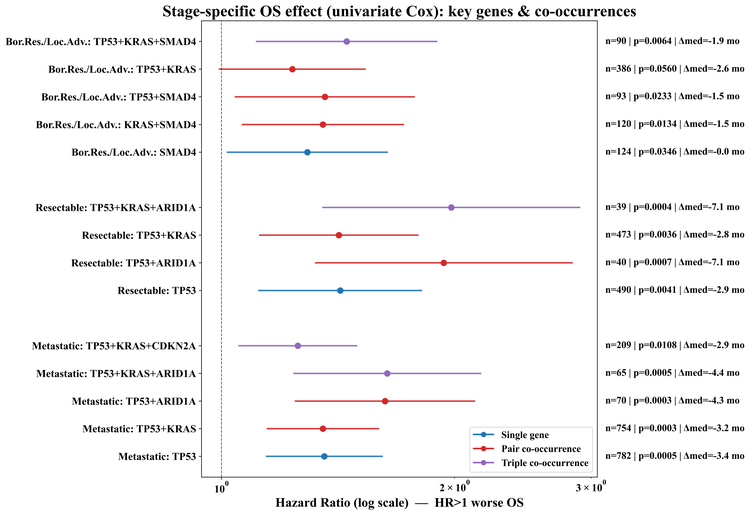
#> input picture analysis/tumor/Stage_OS_Effect_ForestPlot.png, 750 x 515 px, shrunk from 4790 x 3292 before the run
$ python compose_stage_manuscript_figures.py
#> lines starting #> are read from the running program, lines starting #| are printed output that depends on the picture
#!/usr/bin/env python3
"""
Build composite PNGs used by NewManuscript.docx from upstream single-panel exports.

- Figure 3: Stage_OS_Effect_ForestPlot + Stage_ModelA_ModelB_ForestPlot (vertical stack)
- Figure 7: Panel A (top) + Panel B (bottom), native stack then **uniform** downscale to max width for Word (preserves aspect ratio).

Run after the respective generator scripts have written the source PNGs.
"""

from __future__ import annotations

import sys
from pathlib import Path

from PIL import Image, ImageDraw, ImageFont


def _scale_to_width(im: Image.Image, target_w: int) -> Image.Image:
    if im.width == target_w:
        return im
    h = max(1, int(round(im.height * target_w / im.width)))
    return im.resize((target_w, h), Image.Resampling.LANCZOS)


def _hstack_centered(left: Path, right: Path, out: Path, gap: int = 28, bg: tuple[int, int, int] = (255, 255, 255)) -> None:
    """Place two PNGs side by side at native resolution; vertically center the shorter panel."""
    im1 = Image.open(left).convert("RGBA")
    im2 = Image.open(right).convert("RGBA")
    h = max(im1.height, im2.height)
    w = im1.width + gap + im2.width
    canvas = Image.new("RGB", (w, h), bg)
    y1 = (h - im1.height) // 2
    y2 = (h - im2.height) // 2
    canvas.paste(im1.convert("RGB"), (0, y1))
    canvas.paste(im2.convert("RGB"), (im1.width + gap, y2))
    out.parent.mkdir(parents=True, exist_ok=True)
    canvas.save(out, dpi=(350, 350))


def _vstack_same_width(top: Path, bottom: Path, out: Path, gap: int = 24) -> None:
#> called with gap = 24
    im1 = Image.open(top).convert("RGBA")
#> im1 is the input picture: PIL image 750x515 RGBA; mean R, G, B, A 245.1, 244.2, 244.6, 255
    im2 = Image.open(bottom).convert("RGBA")
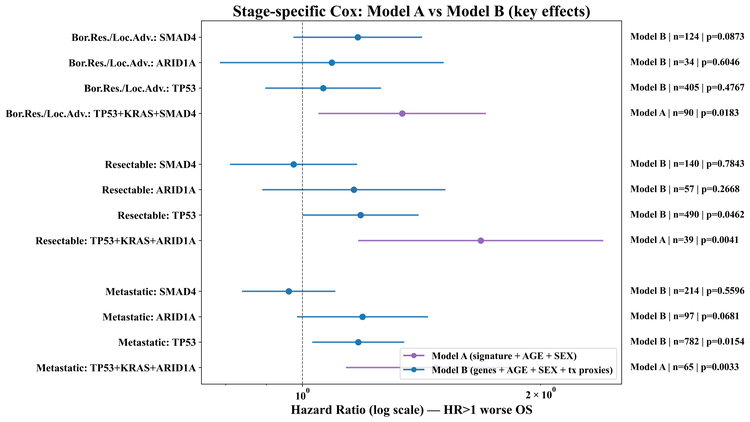
#> input picture analysis/tumor/Stage_ModelA_ModelB_ForestPlot.png, 750 x 422 px, shrunk from 4792 x 2696 before the run
#> im2 is the input picture: PIL image 750x422 RGBA; mean R, G, B, A 244.6, 245, 245.6, 255
    w = max(im1.width, im2.width)
#> w = 750
    a = _scale_to_width(im1, w)
    b = _scale_to_width(im2, w)
    h = a.height + gap + b.height
#> h = 961
    canvas = Image.new("RGB", (w, h), (255, 255, 255))
#> canvas: PIL image 750x961 RGB; every value is 255
    canvas.paste(a.convert("RGB"), (0, 0))
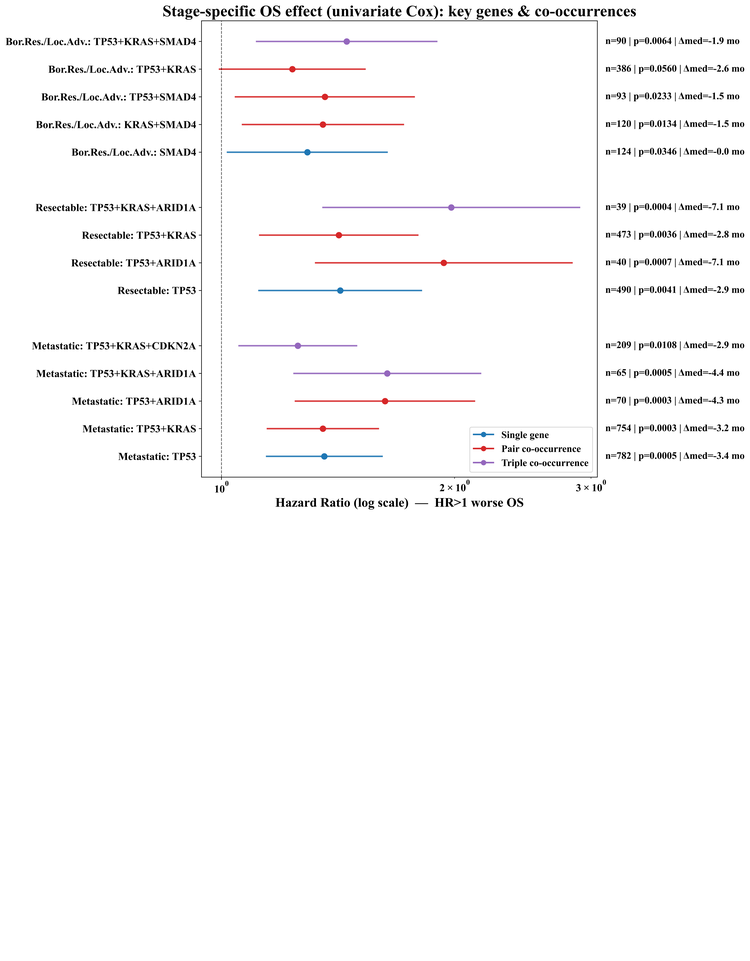
#> canvas: PIL image 750x961 RGB; mean R, G, B 249.7, 249.2, 249.4
    canvas.paste(b.convert("RGB"), (0, a.height + gap))
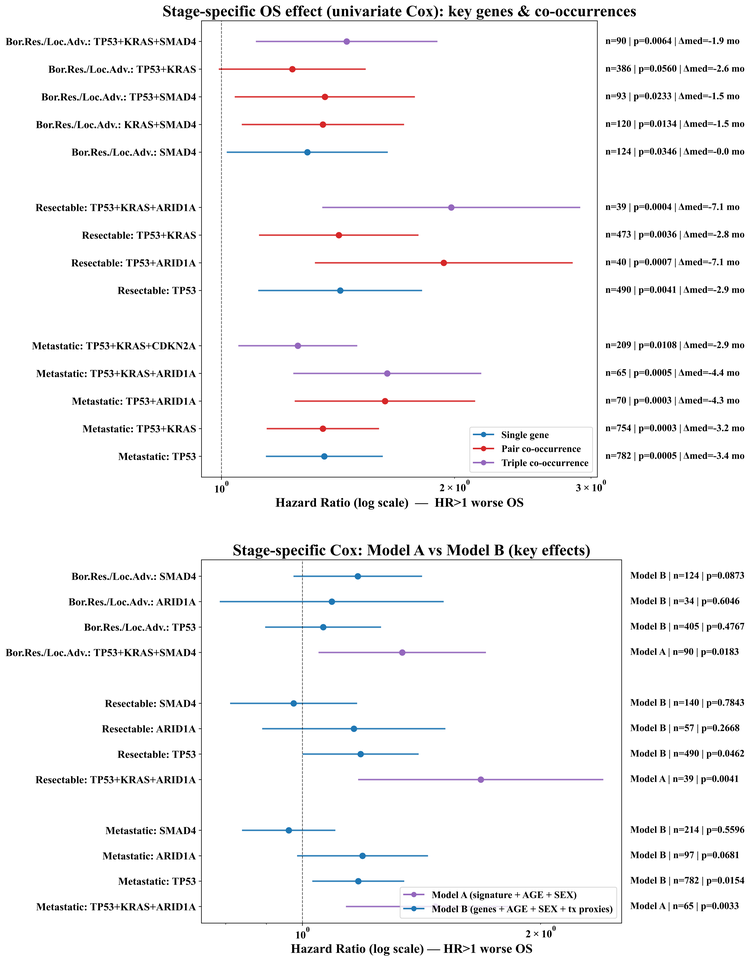
#> canvas: PIL image 750x961 RGB; mean R, G, B 245.1, 244.8, 245.3
    out.parent.mkdir(parents=True, exist_ok=True)
    canvas.save(out, dpi=(350, 350))


def compose_figure3(tumor_dir: Path) -> None:
    top = tumor_dir / "Stage_OS_Effect_ForestPlot.png"
    bot = tumor_dir / "Stage_ModelA_ModelB_ForestPlot.png"
    out = tumor_dir / "Stage_Figure2_AB_ForestPlots_VSTACK.png"
    if not top.is_file() or not bot.is_file():
        print(f"⚠️  Skip Figure 3 composite (missing {top.name} or {bot.name})")
        return
    _vstack_same_width(top, bot, out)
    print(f"✅ Wrote {out.name}")


def _panel_letter_font(size: int):
    """Bold-ish sans font for A/B panel tags; fall back to default bitmap font."""
    paths: list[tuple[str, int | None]] = [
        ("/System/Library/Fonts/Supplemental/Arial Bold.ttf", None),
        ("/System/Library/Fonts/Helvetica.ttc", 1),
        ("/usr/share/fonts/truetype/dejavu/DejaVuSans-Bold.ttf", None),
    ]
    for path, idx in paths:
        try:
            if idx is not None:
                return ImageFont.truetype(path, size, index=idx)
            return ImageFont.truetype(path, size)
        except OSError:
            continue
    return ImageFont.load_default()


# Max width for Figure 7 composite export: very wide matplotlib PNGs (~4800px) distort in Word when
# squeezed to ~6.8in; uniform downscale keeps aspect ratio and restores legible text.
FIG7_EXPORT_MAX_WIDTH_PX = 2000


def _vstack_figure7_ab_labels(top: Path, bottom: Path, out: Path, gap: int = 24) -> None:
    """Panel A on top, Panel B below; native paste + horizontal center; uniform export resize for Word."""
#> called with gap = 24
    a = Image.open(top).convert("RGBA")
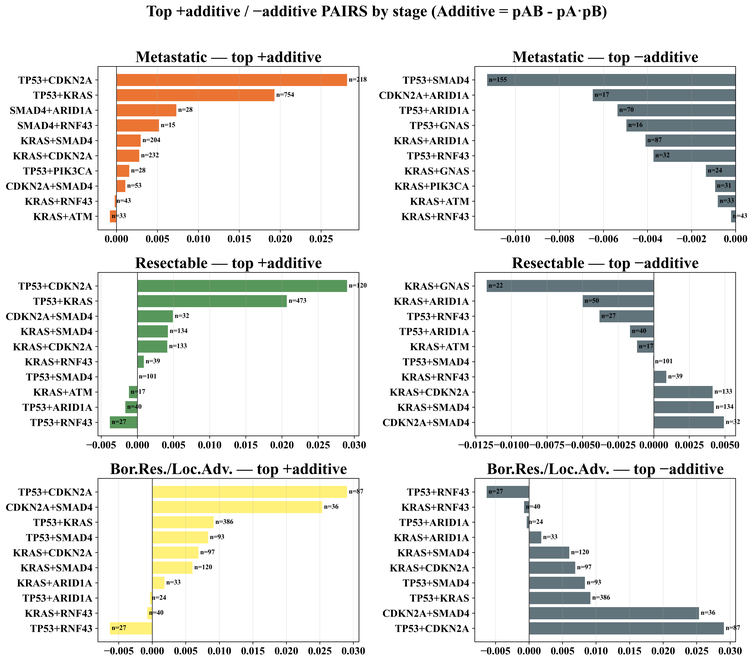
#> input picture analysis/tumor/Stage_Pair_Additive_TopBars.png, 753 x 662 px, shrunk from 4812 x 4233 before the run
#> a is the input picture: PIL image 753x662 RGBA; mean R, G, B, A 231.4, 231.2, 228.2, 255
    b = Image.open(bottom).convert("RGBA")
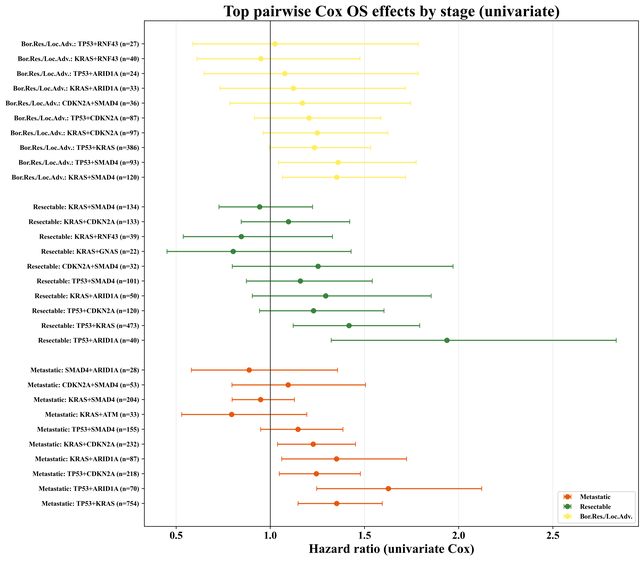
#> input picture analysis/tumor/Stage_Cox_Pairs_TopForest.png, 644 x 561 px, shrunk from 4113 x 3586 before the run
#> b is the input picture: PIL image 644x561 RGBA; mean R, G, B, A 247, 246.8, 245.2, 255
    w0 = max(a.width, b.width)
#> w0 = 753
    h0 = a.height + gap + b.height
#> h0 = 1247
    xa0 = (w0 - a.width) // 2
#> xa0 = 0
    xb0 = (w0 - b.width) // 2
#> xb0 = 54
    ya0, yb0 = 0, a.height + gap
#> ya0 = 0; yb0 = 686

    canvas = Image.new("RGBA", (w0, h0), (255, 255, 255, 255))
#> canvas: PIL image 753x1247 RGBA; every value is 255
    canvas.paste(a, (xa0, ya0))
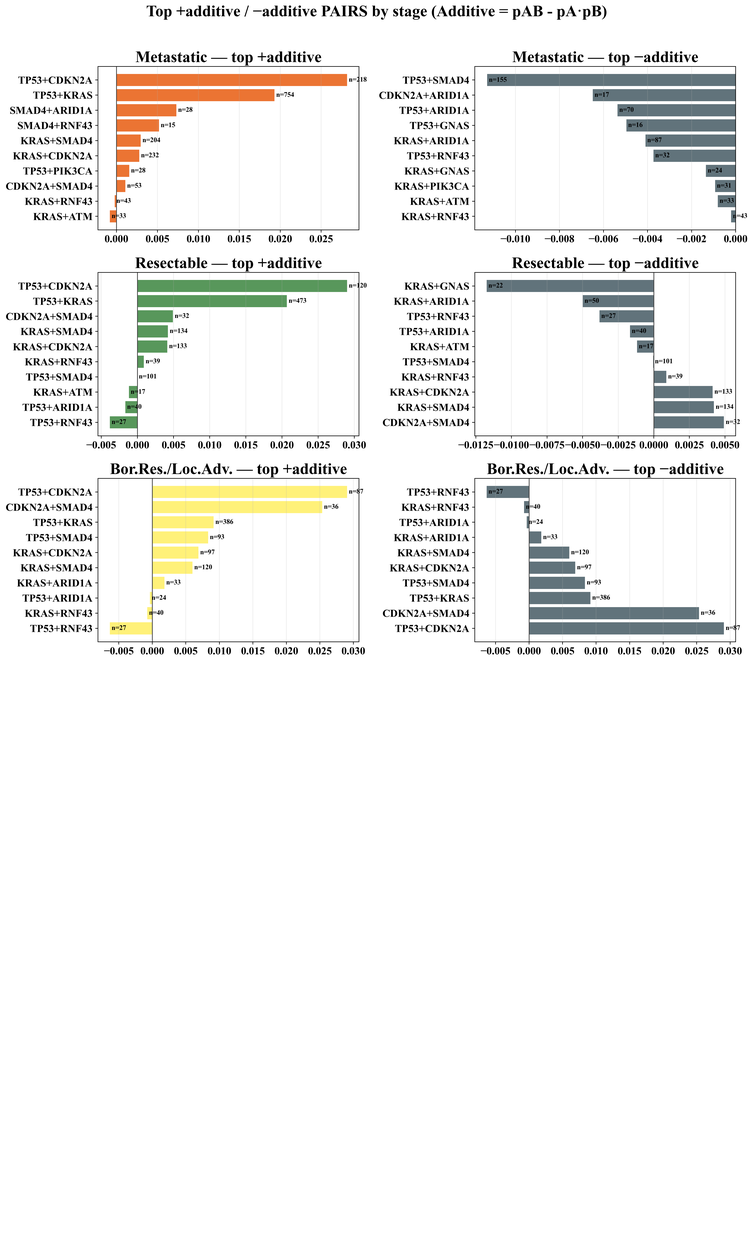
#> canvas: PIL image 753x1247 RGBA; mean R, G, B, A 242.5, 242.4, 240.8, 255
    canvas.paste(b, (xb0, yb0))
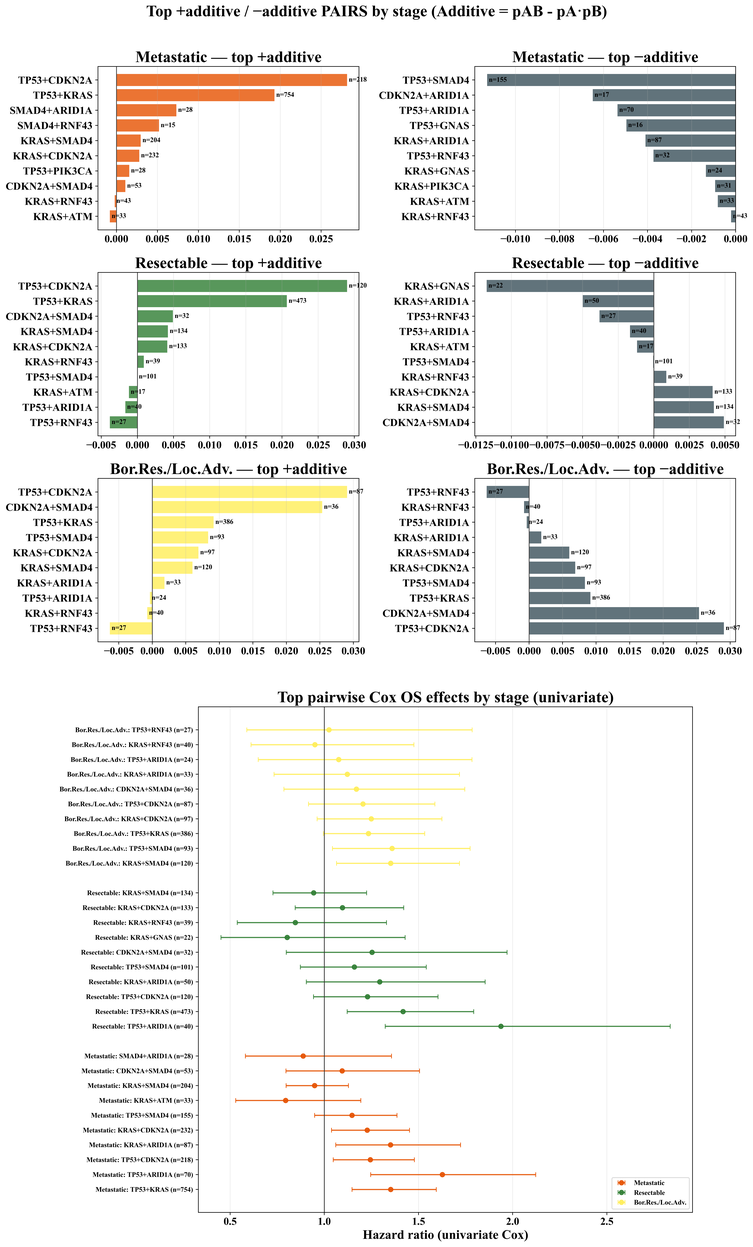
#> canvas: PIL image 753x1247 RGBA; mean R, G, B, A 239.4, 239.2, 237, 255

    sc = min(1.0, FIG7_EXPORT_MAX_WIDTH_PX / float(w0))
#> sc = 1
    if sc < 1.0:
        nw, nh = int(round(w0 * sc)), int(round(h0 * sc))
        canvas = canvas.resize((nw, nh), Image.Resampling.LANCZOS)
        xa = int(round(xa0 * nw / w0))
        ya = int(round(ya0 * nh / h0))
        xb = int(round(xb0 * nw / w0))
        yb = int(round(yb0 * nh / h0))
        w, h = nw, nh
    else:
        w, h, xa, ya, xb, yb = w0, h0, xa0, ya0, xb0, yb0
#> w = 753; h = 1247; xa = 0; ya = 0; xb = 54; yb = 686

    font = _panel_letter_font(max(16, min(32, w // 28)))
    draw = ImageDraw.Draw(canvas)
    margin = max(8, w // 100)
    ax_text, ay_text = xa + margin, ya + margin
    bx_text, by_text = xb + margin, yb + margin
    for dx, dy in ((-2, 0), (2, 0), (0, -2), (0, 2), (-1, -1), (1, -1), (-1, 1), (1, 1)):
        draw.text((ax_text + dx, ay_text + dy), "A", font=font, fill=(255, 255, 255))
    draw.text((ax_text, ay_text), "A", font=font, fill=(0, 0, 0))
    for dx, dy in ((-2, 0), (2, 0), (0, -2), (0, 2), (-1, -1), (1, -1), (-1, 1), (1, 1)):
        draw.text((bx_text + dx, by_text + dy), "B", font=font, fill=(255, 255, 255))
    draw.text((bx_text, by_text), "B", font=font, fill=(0, 0, 0))

    out.parent.mkdir(parents=True, exist_ok=True)
    canvas.convert("RGB").save(out, dpi=(300, 300))


def compose_figure7(tumor_dir: Path) -> None:
    top = tumor_dir / "Stage_Pair_Additive_TopBars.png"
    bottom = tumor_dir / "Stage_Cox_Pairs_TopForest.png"
    out = tumor_dir / "Stage_Figure6_AB_AdditiveBars_CoxPairsForest.png"
    if not top.is_file() or not bottom.is_file():
        print(f"⚠️  Skip Figure 7 composite (missing {top.name} or {bottom.name})")
        return
    _vstack_figure7_ab_labels(top, bottom, out)
    im = Image.open(out)
    print(f"✅ Wrote {out.name} ({im.width}×{im.height}px)")
#| ✅ Wrote Stage_Figure6_AB_AdditiveBars_CoxPairsForest.png (753×1247px)


def main() -> None:
    tumor_dir = Path(__file__).resolve().parent
    mode = (sys.argv[1] if len(sys.argv) > 1 else "all").lower()
    if mode in ("all", "fig3", "3"):
        compose_figure3(tumor_dir)
    if mode in ("all", "fig7", "7"):
        compose_figure7(tumor_dir)


if __name__ == "__main__":
    main()
